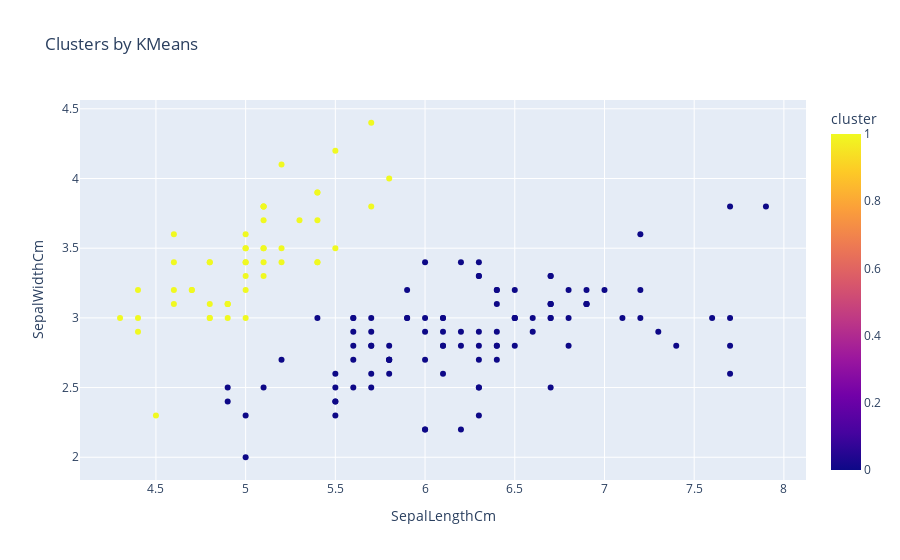

Notebook cell for this chart:
### Code cell
px.scatter(data, x='SepalLengthCm', y='SepalWidthCm', color='cluster', title='Clusters by KMeans')

### Figure 1 — Plotly figure (JSON) as saved in the notebook; plotly's stock layout.template omitted (floating-point values rounded to 4 significant figures; data arrays with more than 128 entries replaced by an {"elided": "..."} marker saying what was removed)
{"data": [{"hovertemplate": "SepalLengthCm=%{x}<br>SepalWidthCm=%{y}<br>cluster=%{marker.color}<extra></extra>", "legendgroup": "", "marker": {"color": {"elided": "150 int values"}, "coloraxis": "coloraxis", "symbol": "circle"}, "mode": "markers", "name": "", "orientation": "v", "showlegend": false, "type": "scatter", "x": {"elided": "150 float values"}, "xaxis": "x", "y": {"elided": "150 float values"}, "yaxis": "y"}], "layout": {"coloraxis": {"colorbar": {"title": {"text": "cluster"}}, "colorscale": [[0, "#0d0887"], [0.1111, "#46039f"], [0.2222, "#7201a8"], [0.3333, "#9c179e"], [0.4444, "#bd3786"], [0.5556, "#d8576b"], [0.6667, "#ed7953"], [0.7778, "#fb9f3a"], [0.8889, "#fdca26"], [1, "#f0f921"]]}, "legend": {"tracegroupgap": 0}, "title": {"text": "Clusters by KMeans"}, "xaxis": {"anchor": "y", "domain": [0, 1], "title": {"text": "SepalLengthCm"}}, "yaxis": {"anchor": "x", "domain": [0, 1], "title": {"text": "SepalWidthCm"}}}}
